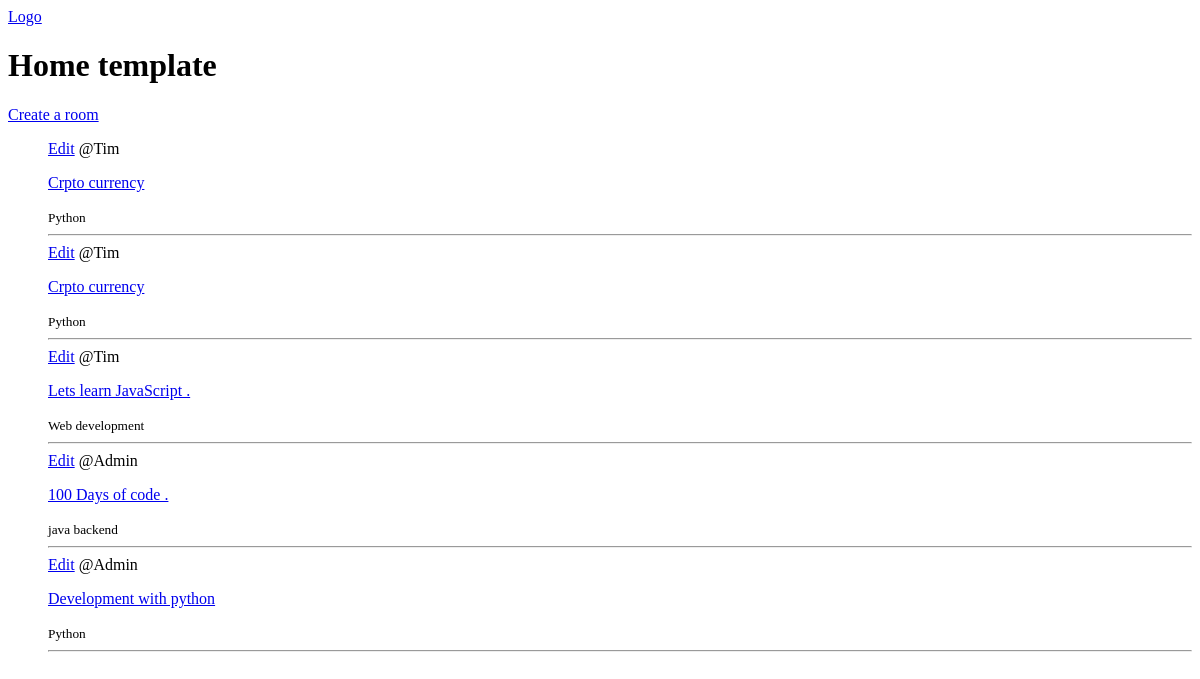
The app's page /base/, older data.
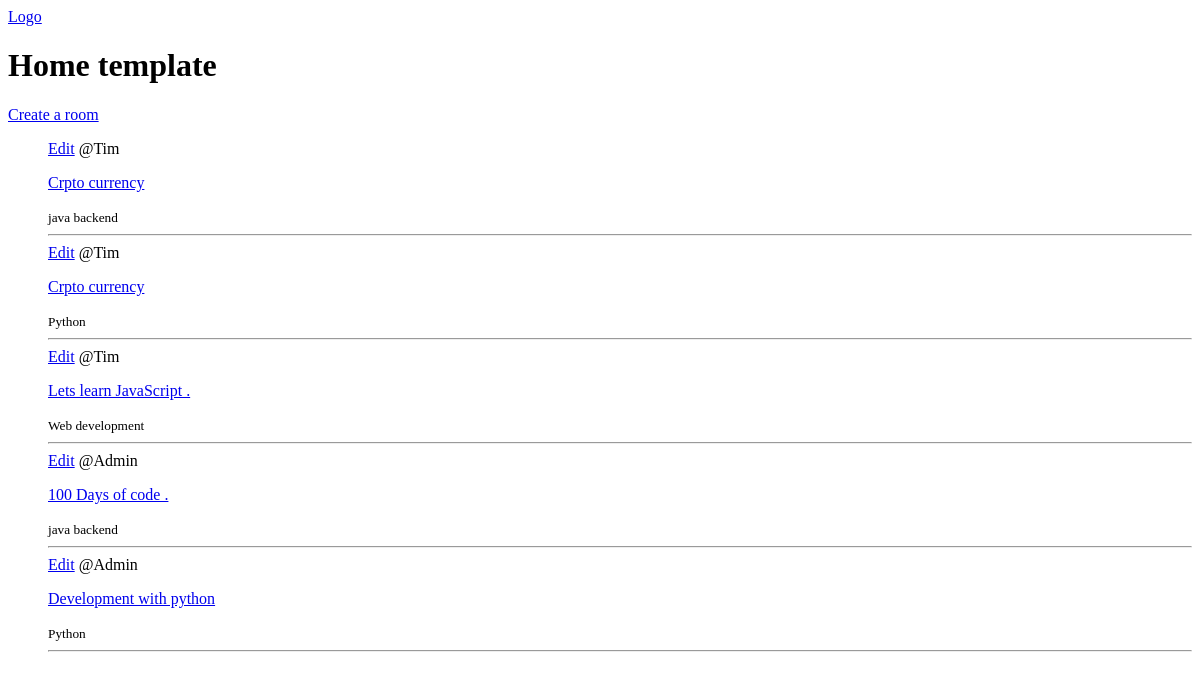
The same page, newer data.
### base/models.py (models this page shows, shortened)
class Room(models.Model):
    host = models.ForeignKey(User,on_delete=models.SET_NULL,null=True)
    topic = models.ForeignKey(Topic,on_delete=models.SET_NULL,null=True)
    name = models.CharField(max_length=250)
    desc = models.TextField(null=True,blank=True)
    updated = models.DateTimeField(auto_now=True)
    created = models.DateTimeField(auto_now_add=True)
    class Meta:
        ordering = ['-updated','-created']

class Topic(models.Model):
    name = models.CharField(max_length=250)
    slug = models.SlugField(max_length=250,unique=True)
    class Meta:
        ordering = ['name']

### base/views.py (the view)
# urls.py: path('',views.home,name='home'),
def home(request):
    room = Room.objects.all()
    context = {'room':room}
    return render(request,'base/home.html',context)

### base/templates/base/home.html
{% extends "main.html" %}
{% block content %}
   <h1>Home template</h1>
    <div>
      <a href="{% url "base:create-room" %}">Create a room</a>
      <div>
          <ul>
          {% for data in room %}
            <a href="{% url "base:update-room" data.id %}">Edit</a>
            <span>@{{data.host.username}}</span>
            <p><a href="{% url "base:room" data.id %}">{{data.name}}</a></p>
            <small>{{data.topic.name}}</small>
            <hr>
          {% endfor %}
        </ul>
      </div>
    </div>
{% endblock content %}

Row changes from the older to the newer data that the page shows:
changed Room (number 1 of 5 on the later page): topic.name "Python" → "java backend"; moves up the list
